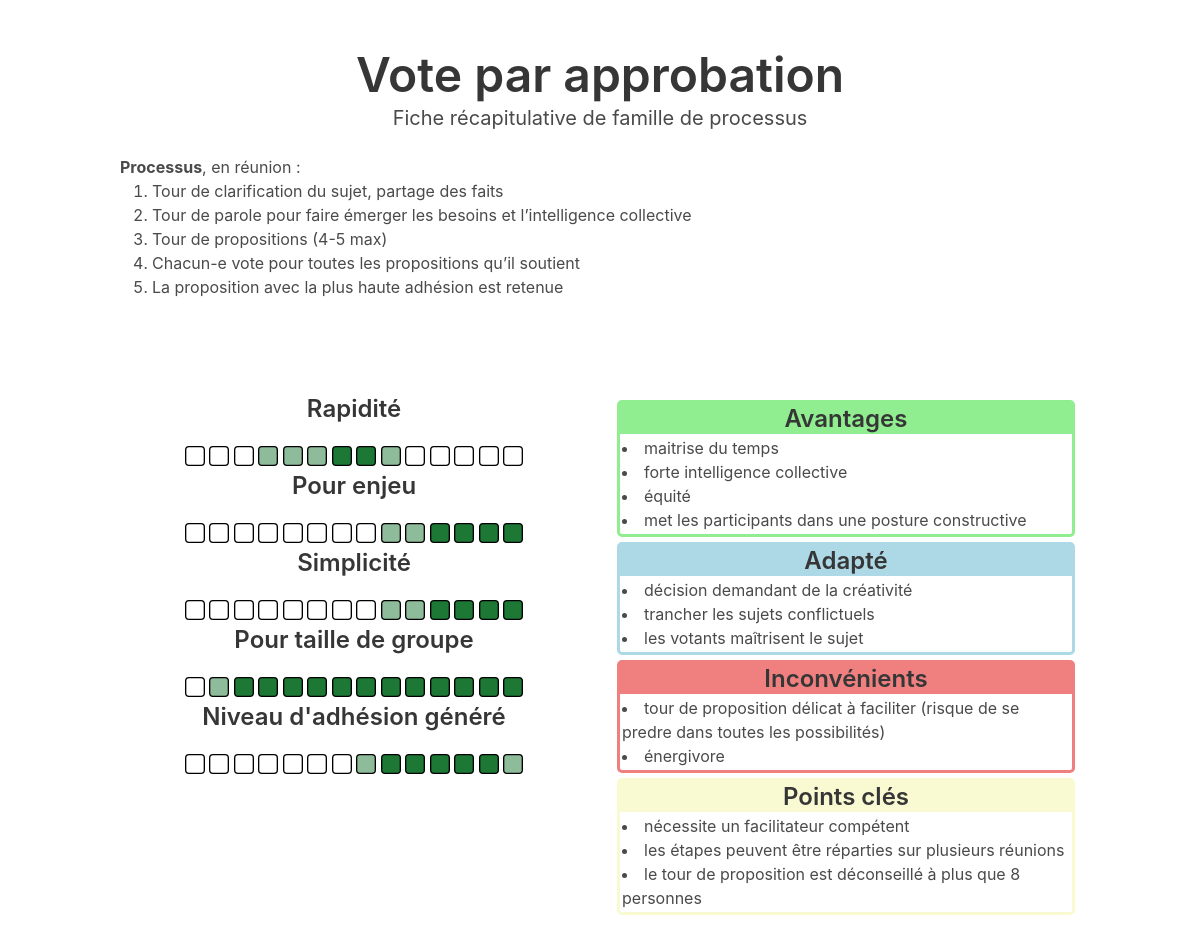
The page /famille/1 on the database as committed earlier.
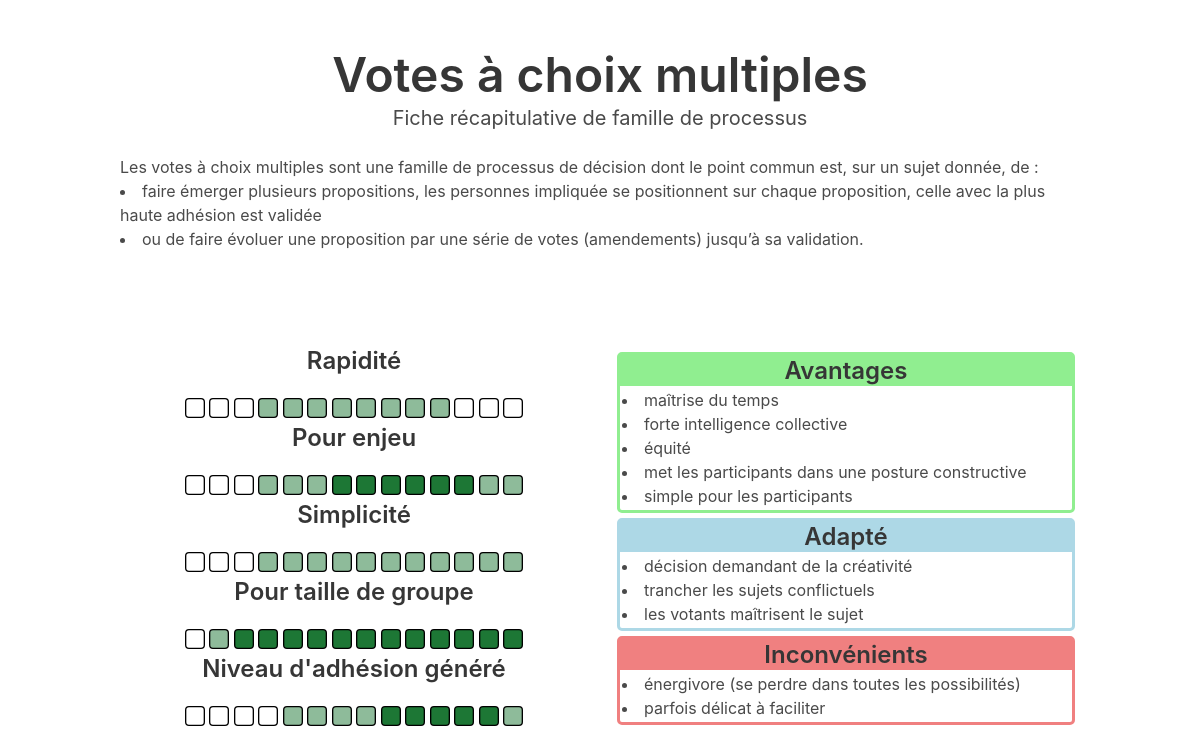
The same page on the database as committed later.
### tables this page shows
CREATE TABLE familles (
    id INTEGER PRIMARY KEY AUTOINCREMENT,
    titre TEXT NOT NULL,
    description TEXT NOT NULL,
    -- textes :
    -- ce sont des textes contenant du HTML
    -- au format <ul><li>...</li></ul>
    -- car ce sont de simples listes
    avantages TEXT,
    adapte TEXT,
    inconvenients TEXT,
    points_cles TEXT,
    -- critères :
    -- ils sont au format de 14 caractères
    -- chaque caractère représente une case
    -- 0 = blanc
    -- 1 = vert pale
    -- 2 = vert foncé
    rapidite TEXT NOT NULL,
    enjeu TEXT NOT NULL,
    simplicite TEXT NOT NULL,
    taille_groupe TEXT NOT NULL,
    adhesion TEXT NOT NULL
);

### app.py (the view)
@app.route("/famille/<id_famille>")
def get_famille(id_famille):
    result = retourne_une_famille(id_famille)
    if len(result) > 0:
        famille = result[0]
        return render_template(
            "famille.html",
            famille=famille,
            caracteristiques=caracteristiques,
            criteres=criteres,
        )
    else:
        return "famille introuvable."

### app.py (called while the page is built)
@app.template_filter()
def crit_filter(crit):
    result = {
        "0": "0",
        "1": "0.5",
        "2": "1",
    }
    return result[crit]

def get_db_connection():
    conn = sqlite3.connect(DATABASE_PATH)
    conn.row_factory = sqlite3.Row
    return conn

def retourne_une_famille(id_famille):
    conn = get_db_connection()
    req_select = """SELECT *
    FROM familles
    WHERE id = ?
    LIMIT 1"""
    result = conn.execute(req_select, [id_famille]).fetchall()
    conn.close()
    return result

### templates/famille.html (shortened to what this page needs)
<!DOCTYPE html>
<html lang="fr">
  <head>
    <link rel="stylesheet" href="https://cdn.jsdelivr.net/npm/bulma@0.9.4/css/bulma.min.css">
  </head>
  <body>
  <section class="section">
    <div class="container">
      <h1 class="title is-1 text-center" id="titre">
        {{ famille['titre'] }}
      </h1>
      <p class="subtitle text-center">
        Fiche récapitulative de famille de processus
      </p>
      <div id="description">
        {{ famille['description']|safe }}
      </div>
    </div>
  </section>
  <section class="section">
    <div class="container">
      <div class="columns">
        <div class="column text-center" id="criteres">
          {% for critere in criteres %}
            <div class="critere">
              <h2 class="title is-4">
                {{ critere["nom"] }}
              </h2>
              {% for i in famille[critere["id"]] %}
                <svg viewBox="0 0 30 30" xmlns="http://www.w3.org/2000/svg" class="crit">
                  <rect x="1" y="1" width="28" height="28" rx="5" style="fill:#1d7735;fill-opacity:{{ i | crit_filter }};stroke:black;stroke-width:2px;" />
                </svg>
              {% endfor %}
            </div>
          {% endfor %}
        </div>
        <div class="column" id="caracteristiques">
          {% for caracteristique in caracteristiques %}
            {% if famille[caracteristique["id"]] %}
              <div class="caracteristique" style="border-color: {{ caracteristique["couleur"] }};">
                <div class="caracteristique-titre" style="background-color: {{ caracteristique["couleur"] }};">
                  <h2 class="title is-4 text-center">
                    {{ caracteristique["nom"] }}
                  </h2>
                </div>
                <div class="caracteristique-contenu">
                  {{ famille[caracteristique["id"]]|safe }}
                </div>
              </div>
            {% endif %}
          {% endfor %}
        </div>
      </div>
    </div>
  </section>
  </body>
</html>

### templates/famille.html (style rules this page uses)
.text-center { text-align: center; }
ul { list-style: inside; }
.caracteristique { border: 3px lightblue solid; border-radius: 5px; margin: 5px; }
.caracteristique-titre { background-color: lightblue; padding: 2px; }
.caracteristique-contenu { padding: 2px; }
@media screen and (max-width: 1215px) { svg.crit { width: 20px; } }

Rows that differ between the two databases and show on the page:
changed familles: titre "Vote par approbation" → "Votes à choix multiples"; description "Processus , en réunion : Tour de clarification du sujet, partage des faits Tour de parole pour faire émerger les besoins et l’intelligence collective Tour de propositions (4-5 max) Chacun-e vote pour toutes les propositions qu’il soutient La proposition avec la plus haute adhésion est retenue" → "Les votes à choix multiples sont une famille de processus de décision dont le point commun est, sur un sujet donnée, de : faire émerger plusieurs propositions, les personnes impliquée se positionnent sur chaque proposition, celle avec la plus haute adhésion est validée ou de faire évoluer une proposition par une série de votes (amendements) jusqu’à sa validation."; rapidite "00011122100000" → "00011111111000" (drawn); enjeu "00000000112222" → "00011122222211" (drawn); simplicite "00000000112222" → "00011111111111" (drawn); adhesion "00000001222221" → "00001111222221" (drawn)
Other text that changed with them:
new list line: "Avantages"
new list line: "maîtrise du temps forte intelligence collective équité met les participants dans une posture constructive simple pour les participants"
new list line: "Inconvénients"
new list line: "énergivore (se perdre dans toutes les possibilités) parfois délicat à faciliter"
list line gone: "Avantages"
list line gone: "maitrise du temps forte intelligence collective équité met les participants dans une posture constructive"
list line gone: "Inconvénients"
list line gone: "tour de proposition délicat à faciliter (risque de se predre dans toutes les possibilités) énergivore"
list line gone: "Points clés"
list line gone: "nécessite un facilitateur compétent les étapes peuvent être réparties sur plusieurs réunions le tour de proposition est déconseillé à plus que 8 personnes"
